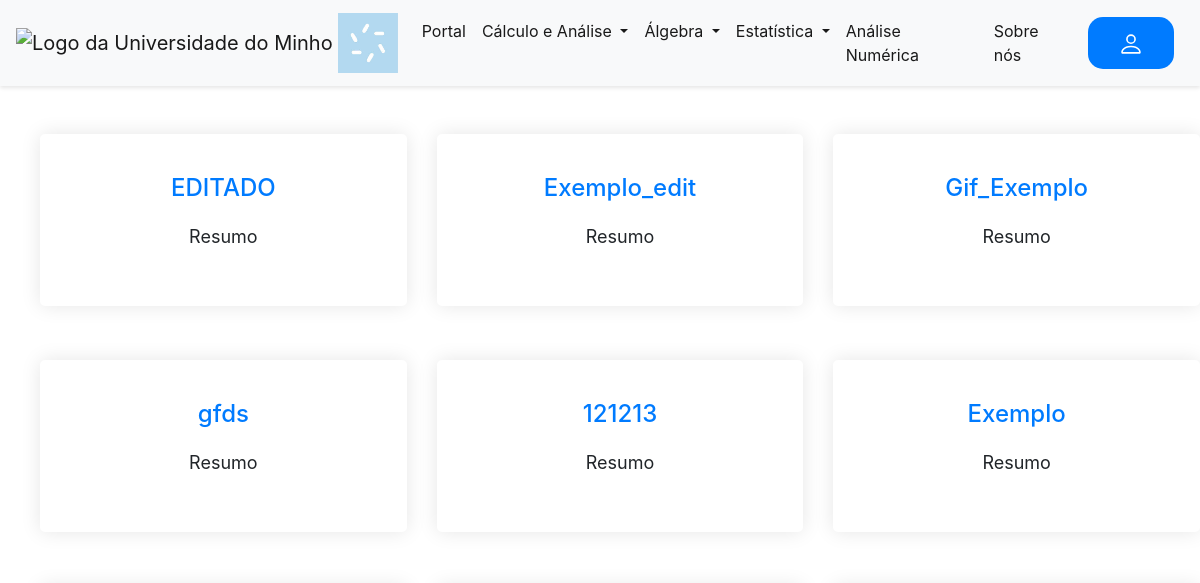
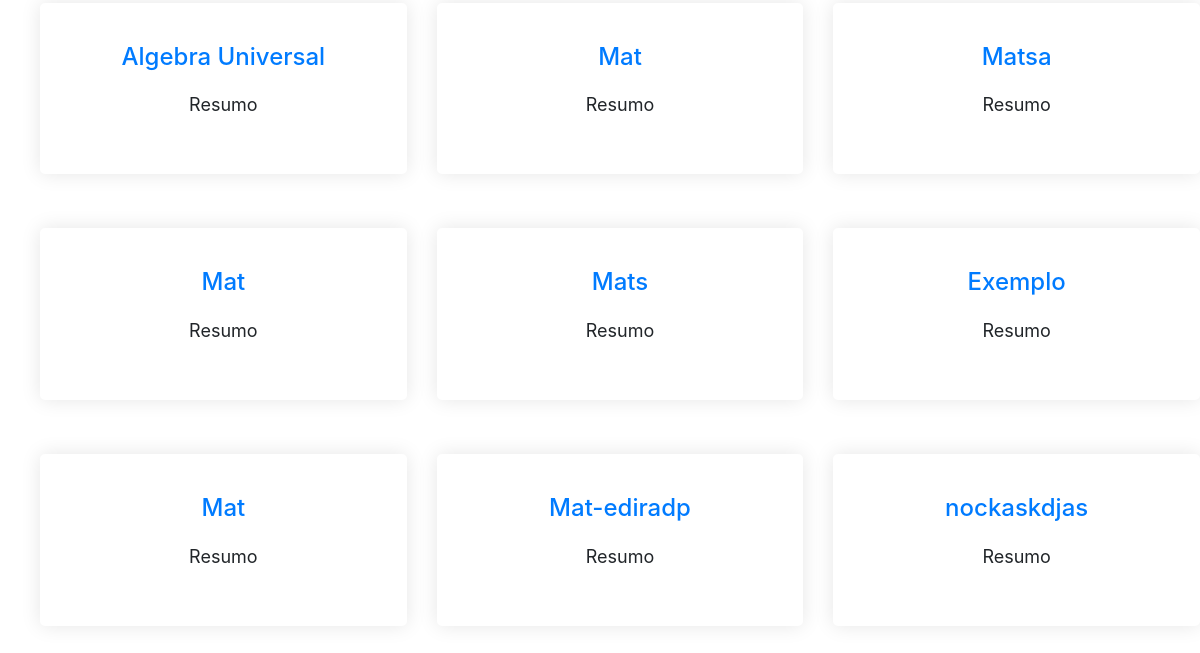
Before: /menu with the older database file (2 pictures, top to bottom).
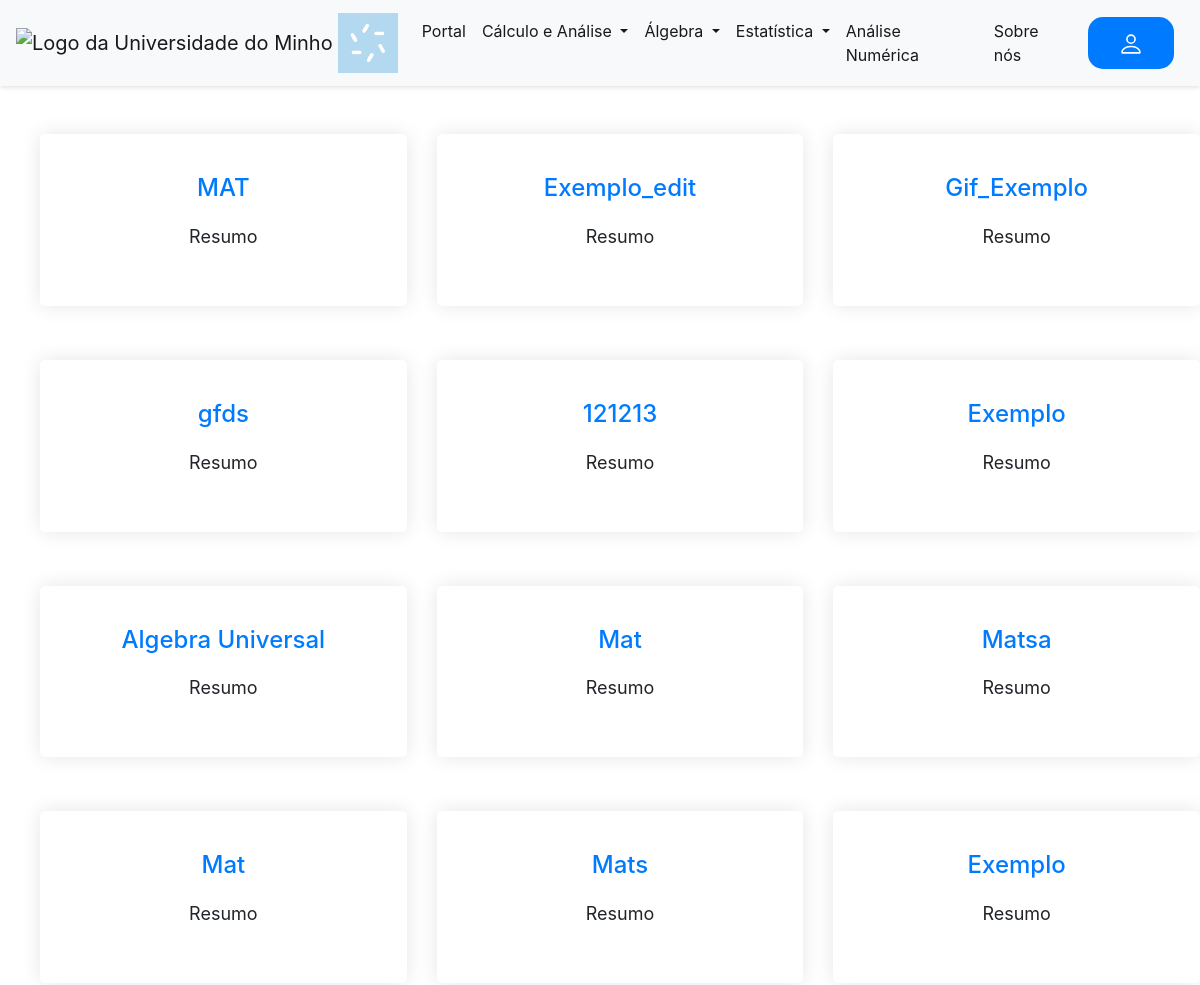
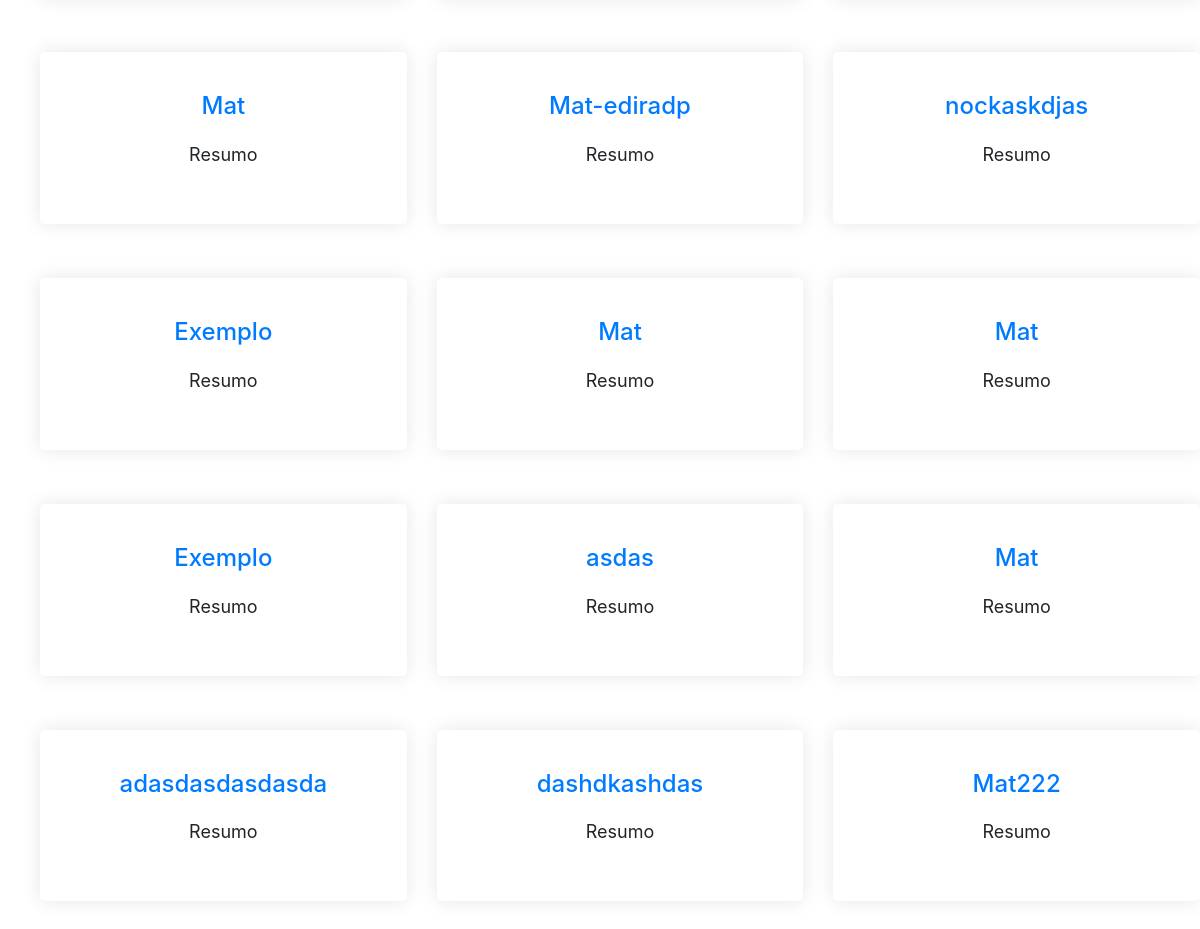
After: the same page with the newer database file (2 pictures, top to bottom).
### tables this page shows
CREATE TABLE posts
             (id INTEGER PRIMARY KEY AUTOINCREMENT,
              title TEXT,
              content TEXT,
              file_url TEXT,
              created_at TIMESTAMP DEFAULT CURRENT_TIMESTAMP);

### main.py (the view)
@app.route("/menu")
def menu():
    conn = sqlite3.connect("database.db")
    c = conn.cursor()
    c.execute("SELECT * FROM posts")
    posts = c.fetchall()
    conn.close()
    return render_template("menu.html", can_edit=False, posts=posts)

### templates/menu.html (shortened to what this page needs)
{% extends "base.html" %}
{% block content %}
<html>
<head>
</head>
<body>
  <div class="mt-5">
    <ul>
      {% for post in posts %}
        {% if loop.index0 % 3 == 0 %}
          <div class="row justify-content-center">
        {% endif %}
        <div class="col-lg-4 col-md-6 mb-4">
          <div class="feature-box">
            <h3><a href="/post/{{ post[0] }}">{{ post[1] }}</a></h3>
            <p>Resumo</p>
          </div>
        </div>
        {% if loop.index0 % 3 == 2 or loop.last %}
          </div>
        {% endif %}
      {% endfor %}
    </ul>
  </div>
</body>
</html>
{% endblock %}

### templates/base.html (shortened to what this page needs)
<!DOCTYPE html>
<html>
<head>
    <link rel="stylesheet" href="https://cdn.jsdelivr.net/npm/bootstrap@4.3.1/dist/css/bootstrap.min.css"
>
    <link rel="stylesheet" href="../static/style.css">
</head>
<body>
    <nav class="navbar navbar-expand-lg navbar-light bg-light">
        <a class="navbar-brand" href="/">
            <img src="../static/images/logo_uminho.png" width="60" height="60" alt="Logo da Universidade do Minho">
            <img src="../static/images/logo_ciencias.jpg" width="60" height="60" alt="Logo da Faculdade de Ciências">
        </a>
        <div class="collapse navbar-collapse" id="navbarSupportedContent">
            <ul class="navbar-nav mr-auto">
                <li class="nav-item active">
                    <a class="nav-link nav-link-main" href="/">Portal <span class="sr-only">(current)</span></a>
                </li>
                <li class="nav-item dropdown active">
                    <a class="nav-link dropdown-toggle nav-link-main" href="#" id="navbarDropdownMenuLink" role="button"
                        data-toggle="dropdown" aria-haspopup="true" aria-expanded="false">
                        Cálculo e Análise
                    </a>
                </li>
                <li class="nav-item dropdown active">
                    <a class="nav-link dropdown-toggle nav-link-main" href="#" id="navbarDropdownMenuLink" role="button"
                        data-toggle="dropdown" aria-haspopup="true" aria-expanded="false">
                        Álgebra
                    </a>
                </li>
                <li class="nav-item dropdown active">
                    <a class="nav-link dropdown-toggle nav-link-main" href="#" id="navbarDropdownMenuLink" role="button"
                        data-toggle="dropdown" aria-haspopup="true" aria-expanded="false">
                        Estatística
                    </a>
                </li>
                <li class="nav-item active">
                    <a class="nav-link nav-link-main" href="#">Análise Numérica</a>
                </li>
                <li class="nav-item active">
                    <a class="nav-link nav-link-main" href="/sabermais/">Sobre nós</a>
                </li>
            </ul>
            {% if 'email' not in session %}
            <a href="/login" class="btn btn-primary">
            </a>
            {% endif %}
        </div>
    </nav>
    <main>
        {% block content %}
        {% endblock%}
    </main>
</body>
</html>

### static/style.css (style rules this page uses)
.btn { display: inline-block; padding: 12px 30px; font-size: 18px; font-weight: 600; border-radius: 5px; text-align: center; margin: 0 10px; transition: all 0.3s ease; }
.btn-primary { background-color: #007bff; color: #fff; border: none; }
.btn { border-radius: 15px; }
.feature-box { background-color: #fff; border-radius: 5px; padding: 40px 30px; text-align: center; margin-bottom: 30px; box-shadow: 0 0 20px rgba(0, 0, 0, 0.1); }
.feature-box h3 { font-size: 24px; margin-bottom: 20px; }
.feature-box p { font-size: 18px; line-height: 1.5; }
.navbar { box-shadow: 0 2px 4px rgba(0, 0, 0, 0.1); }

Changed rows visible on the page:
changed posts: title "EDITADO" → "MAT"
added posts: title "Exemplo"
added posts: title "Mat"
added posts: title "Mat"
added posts: title "Exemplo"
added posts: title "asdas"
added posts: title "Mat"
added posts: title "adasdasdasdasda"
added posts: title "dashdkashdas"
added posts: title "Mat222"
